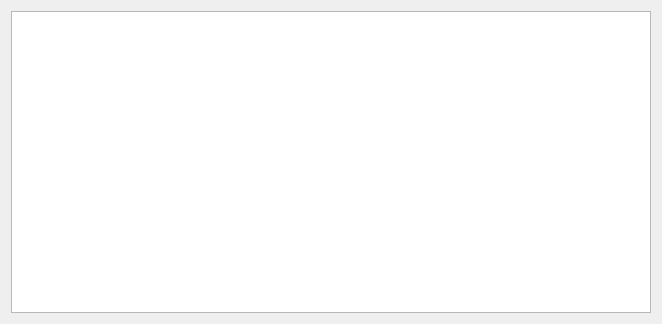
<?xml version="1.0" encoding="UTF-8"?>
<ui version="4.0">
 <class>TableViewDialog</class>
 <widget class="QDialog" name="TableViewDialog">
  <property name="geometry">
   <rect>
    <x>0</x>
    <y>0</y>
    <width>662</width>
    <height>324</height>
   </rect>
  </property>
  <property name="windowTitle">
   <string>Dialog</string>
  </property>
  <layout class="QGridLayout" name="gridLayout">
   <item row="0" column="0">
    <widget class="QTableView" name="tableView">
     <property name="editTriggers">
      <set>QAbstractItemView::NoEditTriggers</set>
     </property>
     <property name="selectionMode">
      <enum>QAbstractItemView::SingleSelection</enum>
     </property>
     <property name="selectionBehavior">
      <enum>QAbstractItemView::SelectRows</enum>
     </property>
    </widget>
   </item>
  </layout>
 </widget>
 <resources/>
 <connections/>
</ui>
